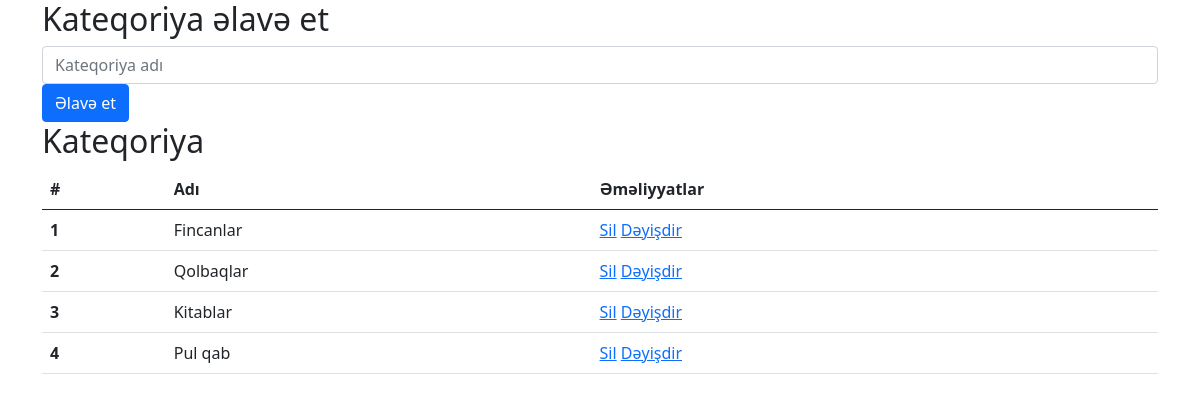
Page /add_category on the committed database.
### app.py (models this page shows)
class Category(db.Model):
    id=db.Column(db.Integer,primary_key=True)
    name=db.Column(db.String(100))
    products=db.relationship('Product', backref='category', lazy=True)

### app.py (the view)
@app.route('/add_category',methods=['GET','POST'])
def addCategory():
    categories = getAll(Category)
    if request.method=="POST":
        category_name = request.form['category_name']
        category_object=Category(name=category_name)
        db.session.add(category_object)
        db.session.commit()
        return redirect("/add_category")
    return render_template("add_category.html",categories=categories)

### app.py (called while the page is built)
def getAll(class_):
    return class_.query.all()

### templates/add_category.html (shortened to what this page needs)
{% extends "base.html" %}
{% block content %}
<div class="add-category">
<h2>Kateqoriya əlavə et</h2>
<form action="/add_category" method="POST">
<input type="text" class="form-control" name="category_name" placeholder="Kateqoriya adı">
<button type="submit" class="btn btn-primary ">Əlavə et</button>
</form>
</div>
<div class="show-categories">
    <h2>
        Kateqoriya
    </h2>
    <table class="table">
        <thead>
          <tr>
            <th scope="col">#</th>
            <th scope="col">Adı</th>
            <th scope="col">Əməliyyatlar</th>
          </tr>
        </thead>
        <tbody>
            {% for category in categories %}
            <tr>
                <th scope="row">{{category.id}}</th>
                <td>{{category.name}}</td>
                <td>
                    <a href="/delete_category">Sil</a>
                    <a href="/update_category">Dəyişdir</a>
                </td>
              </tr>
            {% endfor %}
        </tbody>
      </table>
</div>
{% endblock %}

### rows in the picture
Category: id "1", name "Fincanlar"
Category: id "2", name "Qolbaqlar"
Category: id "3", name "Kitablar"
Category: id "4", name "Pul qab"
